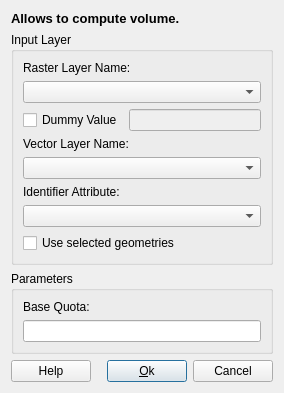
<?xml version="1.0" encoding="UTF-8"?>
<ui version="4.0">
 <class>VolumeDialogForm</class>
 <widget class="QDialog" name="VolumeDialogForm">
  <property name="geometry">
   <rect>
    <x>0</x>
    <y>0</y>
    <width>284</width>
    <height>373</height>
   </rect>
  </property>
  <property name="windowTitle">
   <string>Volume</string>
  </property>
  <layout class="QVBoxLayout" name="verticalLayout_3">
   <item>
    <widget class="QLabel" name="m_volumeTitleLabel">
     <property name="font">
      <font>
       <pointsize>10</pointsize>
       <weight>75</weight>
       <bold>true</bold>
      </font>
     </property>
     <property name="contextMenuPolicy">
      <enum>Qt::DefaultContextMenu</enum>
     </property>
     <property name="text">
      <string>Allows to compute volume.</string>
     </property>
    </widget>
   </item>
   <item>
    <widget class="QGroupBox" name="m_inputGroupBox">
     <property name="title">
      <string>Input Layer</string>
     </property>
     <layout class="QVBoxLayout" name="verticalLayout">
      <item>
       <widget class="QLabel" name="m_rasterlayerLabel">
        <property name="text">
         <string>Raster Layer Name:</string>
        </property>
       </widget>
      </item>
      <item>
       <widget class="QComboBox" name="m_rasterlayersComboBox"/>
      </item>
      <item>
       <layout class="QHBoxLayout" name="horizontalLayout_4">
        <item>
         <widget class="QCheckBox" name="m_dummycheckBox">
          <property name="text">
           <string>Dummy Value</string>
          </property>
         </widget>
        </item>
        <item>
         <widget class="QLineEdit" name="m_dummylineEdit">
          <property name="enabled">
           <bool>false</bool>
          </property>
         </widget>
        </item>
       </layout>
      </item>
      <item>
       <widget class="QLabel" name="m_vectorlayerLabel">
        <property name="text">
         <string>Vector Layer Name:</string>
        </property>
       </widget>
      </item>
      <item>
       <widget class="QComboBox" name="m_vectorlayersComboBox"/>
      </item>
      <item>
       <widget class="QLabel" name="m_attributeLabel">
        <property name="text">
         <string>&lt;html&gt;&lt;head/&gt;&lt;body&gt;&lt;p&gt;Identifier Attribute:&lt;/p&gt;&lt;/body&gt;&lt;/html&gt;</string>
        </property>
       </widget>
      </item>
      <item>
       <widget class="QComboBox" name="m_attributeComboBox"/>
      </item>
      <item>
       <widget class="QCheckBox" name="m_selectCheckBox">
        <property name="text">
         <string>Use selected geometries</string>
        </property>
       </widget>
      </item>
     </layout>
    </widget>
   </item>
   <item>
    <widget class="QGroupBox" name="m_parametersGroupBox">
     <property name="title">
      <string>Parameters</string>
     </property>
     <layout class="QVBoxLayout" name="verticalLayout_2">
      <item>
       <widget class="QLabel" name="m_qutoaLabel">
        <property name="text">
         <string>Base Quota:</string>
        </property>
       </widget>
      </item>
      <item>
       <widget class="QLineEdit" name="m_quotaLineEdit"/>
      </item>
     </layout>
    </widget>
   </item>
   <item>
    <layout class="QGridLayout" name="gridLayout_3">
     <item row="0" column="1">
      <spacer name="horizontalSpacer_2">
       <property name="orientation">
        <enum>Qt::Horizontal</enum>
       </property>
       <property name="sizeHint" stdset="0">
        <size>
         <width>40</width>
         <height>20</height>
        </size>
       </property>
      </spacer>
     </item>
     <item row="0" column="2">
      <widget class="QPushButton" name="m_okPushButton">
       <property name="text">
        <string>&amp;Ok</string>
       </property>
      </widget>
     </item>
     <item row="0" column="0">
      <widget class="te::qt::widgets::HelpPushButton" name="m_helpPushButton">
       <property name="text">
        <string>Help</string>
       </property>
      </widget>
     </item>
     <item row="0" column="3">
      <widget class="QPushButton" name="m_cancelPushButton">
       <property name="text">
        <string>Cancel</string>
       </property>
      </widget>
     </item>
    </layout>
   </item>
  </layout>
 </widget>
 <customwidgets>
  <customwidget>
   <class>te::qt::widgets::HelpPushButton</class>
   <extends>QPushButton</extends>
   <header>terralib/qt/widgets/help/HelpPushButton.h</header>
  </customwidget>
 </customwidgets>
 <resources/>
 <connections/>
</ui>
